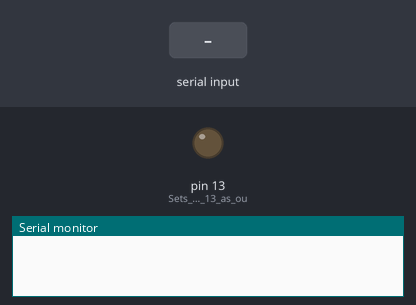
Simulated run of this sketch. Board: Arduino Uno, built with avr-gcc and run on an emulated ATmega328P. Parts: output pins drawn as LEDs (lit = HIGH), the last lines printed to the serial monitor. Inputs (shaded band) come from the test bench.

Above: at 1.2 s.
1.3 s: "1" received over the second serial link
At 2.0 s:
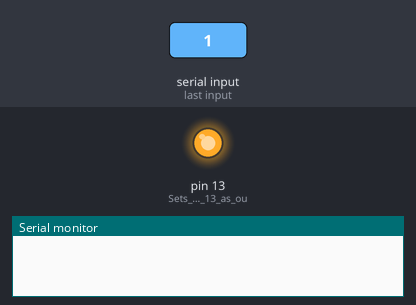
2.8 s: "0" received over the second serial link
At 3.1 s:
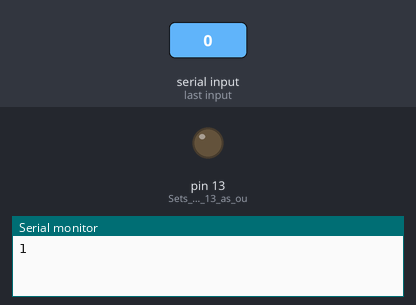
Timing chart, 0 to 5.8 s (numbered marks = the images above; inputs shaded):
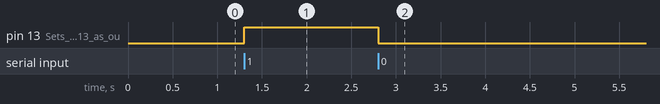

The sketch:

Arduino_Bluetooth_Basic.ino
```cpp
#include <SoftwareSerial.h>

char data = 0;                //Variable for storing received data
const int txPin = 9;
const int rxPin = 10;
int st = LOW;
long cont = 0;

SoftwareSerial BTSerial(rxPin, txPin); // RX, TX

void setup()
{
  Serial.begin(9600);
  BTSerial.begin(9600);         //Sets the data rate in bits per second (baud) for serial data transmission
  pinMode(13, OUTPUT);        //Sets digital pin 13 as output pin
  digitalWrite(13, st);
}
void loop()
{
  if(BTSerial.available() > 0)  // Send data only when you receive data:
  {
    data = BTSerial.read();      //Read the incoming data and store it into variable data
    //BTSerial.print(data);        //Print Value inside data in Serial monitor
    //BTSerial.print("\n");        //New line
    if(data == '1'){
      st = HIGH;
      digitalWrite(13, st);
    }
    else if(data == '0'){     //Checks whether value of data is equal to 0
      st = LOW;
      digitalWrite(13, st);
      cont++;
      Serial.println(cont);
    }
    else if(data == 'v'){
      if(st == LOW) BTSerial.print("Status: OFF");
      else BTSerial.print("Status: ON");
    }
  }
}
```

Measured:
- after the input at 1.3 s, pin 13 (Sets_digital_pin_13_as_ou): LOW → HIGH at once
- after the input at 2.8 s, pin 13 (Sets_digital_pin_13_as_ou): HIGH → LOW at once
